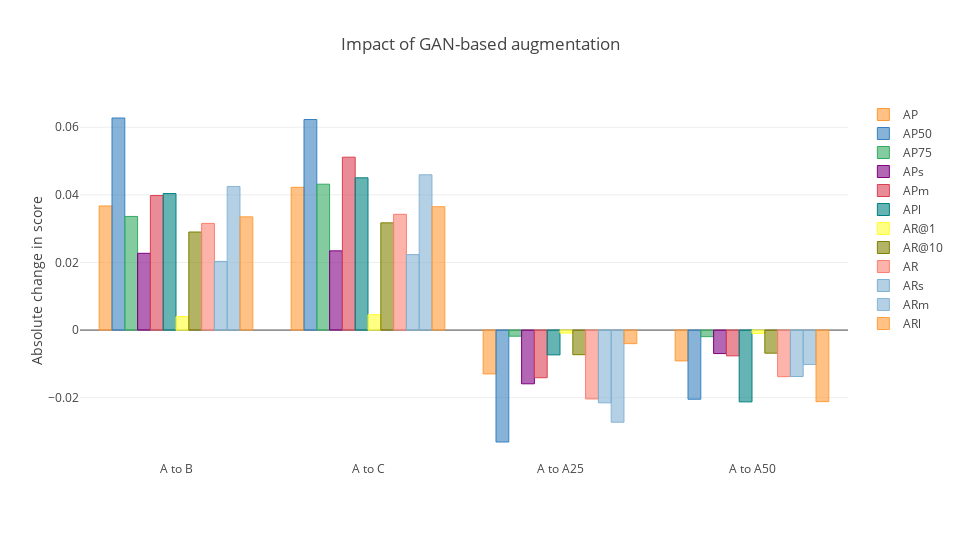

The cell this chart's notebook holds for it:
### Code cell
cf.go_offline(connected = True)
config = {
    "modeBarButtonsToRemove": ["sendDataToCloud"],
    "displaylogo": False
}
layout = {
    "title": "Impact of GAN-based augmentation",
    "yaxis": {
        "title": "Absolute change in score"
    },
    "width": 960,
    "height": 540
}
fig = df_combined.iplot(kind = "bar", y = ["AP", "AP50", "AP75", "APs", "APm", "APl", "AR@1", "AR@10", "AR", "ARs", "ARm", "ARl"], layout = layout, asFigure = True)
py.offline.iplot(fig, show_link = False, config = config)

### Figure 1 — Plotly figure (JSON) as saved in the notebook; plotly's stock layout.template omitted (floating-point values rounded to 4 significant figures)
{"data": [{"marker": {"color": "rgba(255, 153, 51, 0.6)", "line": {"color": "rgba(255, 153, 51, 1.0)", "width": 1}}, "name": "AP", "orientation": "v", "text": "", "type": "bar", "uid": "1c378da9-d86e-4194-b854-c1882c8cf57b", "x": ["A to B", "A to C", "A to A25", "A to A50"], "y": [0.03672, 0.04224, -0.01297, -0.009118]}, {"marker": {"color": "rgba(55, 128, 191, 0.6)", "line": {"color": "rgba(55, 128, 191, 1.0)", "width": 1}}, "name": "AP50", "orientation": "v", "text": "", "type": "bar", "uid": "3d08f148-a703-4185-b9b2-463b9d42a697", "x": ["A to B", "A to C", "A to A25", "A to A50"], "y": [0.06274, 0.06229, -0.03311, -0.02046]}, {"marker": {"color": "rgba(50, 171, 96, 0.6)", "line": {"color": "rgba(50, 171, 96, 1.0)", "width": 1}}, "name": "AP75", "orientation": "v", "text": "", "type": "bar", "uid": "aa7db8f7-07a6-462a-98cb-8e9d79d016eb", "x": ["A to B", "A to C", "A to A25", "A to A50"], "y": [0.03361, 0.04316, -0.001813, -0.001953]}, {"marker": {"color": "rgba(128, 0, 128, 0.6)", "line": {"color": "rgba(128, 0, 128, 1.0)", "width": 1}}, "name": "APs", "orientation": "v", "text": "", "type": "bar", "uid": "e1ef7d8f-b464-47e6-8512-d42234e3b504", "x": ["A to B", "A to C", "A to A25", "A to A50"], "y": [0.02271, 0.02344, -0.0159, -0.006952]}, {"marker": {"color": "rgba(219, 64, 82, 0.6)", "line": {"color": "rgba(219, 64, 82, 1.0)", "width": 1}}, "name": "APm", "orientation": "v", "text": "", "type": "bar", "uid": "041816b0-1ab8-4718-8b4d-c069bc4aa268", "x": ["A to B", "A to C", "A to A25", "A to A50"], "y": [0.03979, 0.05115, -0.0141, -0.007627]}, {"marker": {"color": "rgba(0, 128, 128, 0.6)", "line": {"color": "rgba(0, 128, 128, 1.0)", "width": 1}}, "name": "APl", "orientation": "v", "text": "", "type": "bar", "uid": "72657dbb-2eb9-4b71-b9b5-6deca460c402", "x": ["A to B", "A to C", "A to A25", "A to A50"], "y": [0.04038, 0.04504, -0.007343, -0.02124]}, {"marker": {"color": "rgba(255, 255, 51, 0.6)", "line": {"color": "rgba(255, 255, 51, 1.0)", "width": 1}}, "name": "AR@1", "orientation": "v", "text": "", "type": "bar", "uid": "b557301d-56db-44a7-8c44-748065e5994f", "x": ["A to B", "A to C", "A to A25", "A to A50"], "y": [0.003977, 0.004558, -0.0008984, -0.001008]}, {"marker": {"color": "rgba(128, 128, 0, 0.6)", "line": {"color": "rgba(128, 128, 0, 1.0)", "width": 1}}, "name": "AR@10", "orientation": "v", "text": "", "type": "bar", "uid": "76e2ae48-76e8-45f8-8f36-52e924191c26", "x": ["A to B", "A to C", "A to A25", "A to A50"], "y": [0.02901, 0.03172, -0.007286, -0.006837]}, {"marker": {"color": "rgba(251, 128, 114, 0.6)", "line": {"color": "rgba(251, 128, 114, 1.0)", "width": 1}}, "name": "AR", "orientation": "v", "text": "", "type": "bar", "uid": "3da52107-c7c7-417e-914a-7a6ed3078e00", "x": ["A to B", "A to C", "A to A25", "A to A50"], "y": [0.03155, 0.03425, -0.02037, -0.01378]}, {"marker": {"color": "rgba(128, 177, 211, 0.6)", "line": {"color": "rgba(128, 177, 211, 1.0)", "width": 1}}, "name": "ARs", "orientation": "v", "text": "", "type": "bar", "uid": "1c45fdc8-e189-43e6-b02c-e22f4db7310e", "x": ["A to B", "A to C", "A to A25", "A to A50"], "y": [0.02031, 0.02232, -0.02153, -0.01374]}, {"marker": {"color": "rgba(128, 177, 211, 0.6)", "line": {"color": "rgba(128, 177, 211, 0.8999999999999999)", "width": 1}}, "name": "ARm", "orientation": "v", "text": "", "type": "bar", "uid": "0785b14d-3023-484f-b2f0-8c22095dd5d2", "x": ["A to B", "A to C", "A to A25", "A to A50"], "y": [0.04249, 0.04595, -0.02726, -0.0102]}, {"marker": {"color": "rgba(255, 153, 51, 0.6)", "line": {"color": "rgba(255, 153, 51, 0.8999999999999999)", "width": 1}}, "name": "ARl", "orientation": "v", "text": "", "type": "bar", "uid": "f35f21fb-18b2-4be1-bcac-8df87b20cdef", "x": ["A to B", "A to C", "A to A25", "A to A50"], "y": [0.0335, 0.0365, -0.004011, -0.02119]}], "layout": {"height": 540, "title": {"text": "Impact of GAN-based augmentation"}, "width": 960, "yaxis": {"title": {"text": "Absolute change in score"}}}}
